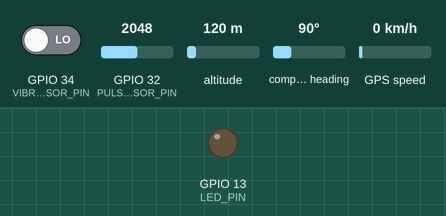
A sketch run on a simulated ESP32. Shown: output pins drawn as LEDs (lit = HIGH). The inputs (shaded band) are chosen by the test bench; at power-on: GPIO 32 (PULSE_SENSOR_PIN) = 2048, GPIO 34 (VIBRATION_SENSOR_PIN) LOW, altitude 120 m, compass heading 90°, GPS speed 0 km/h. WiFi joins after 1.5 s; servers stay silent unless stated; the GPS gets a fix after 3 s at 37.7749, -122.4194 with 8 satellites; what the sketch prints to the serial monitor is not drawn.

Above: at 0.1 s.
At 1.6 s:
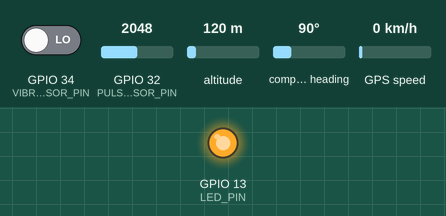
Timing chart, 0 to 3.1 s (numbered marks = the images above):
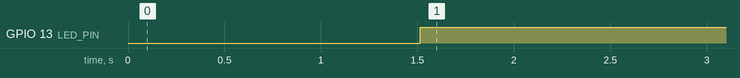

Measured:
- by itself, GPIO 13 (LED_PIN): LOW → HIGH at 1.5 s

The sketch:

sender.ino
```cpp
#include <TinyGPS++.h>
#include <WiFi.h>

#include <Firebase_ESP_Client.h>

#define API_KEY "AIzaSyD0CQ0e4sM8ElzYBumMYeOCj7jj3BHuKtM"
#define DATABASE_URL "autisim-718d2-default-rtdb.asia-southeast1.firebasedatabase.app"

const char* ssid = "fablab";
const char* password = "12345678";

FirebaseData fbdo;

FirebaseAuth auth;
FirebaseConfig config;

// تعريف مستشعر الاهتزاز
#define VIBRATION_SENSOR_PIN 34

// إعداد GPS
HardwareSerial gpsSerial(1);
TinyGPSPlus gps;
float latitude, longitude;

// تعريف مستشعر نبض القلب
#define PULSE_SENSOR_PIN 32 // تغيير الرقم حسب توصيل المستشعر
#define LED_PIN 13          // LED للإشارة إلى النبض
int Threshold = 550;

void setup() {
  Serial.begin(115200);

  // تهيئة المستشعرات
  pinMode(VIBRATION_SENSOR_PIN, INPUT);
  pinMode(LED_PIN, OUTPUT);
  gpsSerial.begin(9600, SERIAL_8N1, 16, 17);

  Serial.println("Sensors Initialized...");

  WiFi.begin(ssid, password);
  while (WiFi.status() != WL_CONNECTED) {
    delay(500);
    Serial.print(".");
  }
  Serial.println("\nWiFi connected");

  config.api_key = API_KEY;
  config.database_url = DATABASE_URL;

  /* Sign up */
  if (Firebase.signUp(&config, &auth, "", "")) {
    Serial.println("ok");
  } else {
    Serial.printf("%s\n", config.signer.signupError.message.c_str());
  }

  Firebase.begin(&config, &auth);
  Firebase.reconnectWiFi(true);
}

void loop() {
  // قراءة مستشعر الاهتزاز
  int vibrationState = digitalRead(VIBRATION_SENSOR_PIN);

  // قراءة بيانات GPS
  while (gpsSerial.available()) {
    if (gps.encode(gpsSerial.read())) {
      latitude = gps.location.lat();
      longitude = gps.location.lng();
    }
  }

  // قراءة مستشعر النبض
  int Signal = analogRead(PULSE_SENSOR_PIN);

  // تشغيل LED عند تجاوز العتبة
  digitalWrite(LED_PIN, Signal > Threshold ? HIGH : LOW);

  if (Firebase.ready()) {
    if(!Firebase.RTDB.setInt(&fbdo, "readings/heartrate", Signal))
      Serial.println("REASON: " + fbdo.errorReason());


    if(!Firebase.RTDB.setString(&fbdo, "readings/vibration", vibrationState ? "detected" : "undetected"))
      Serial.println("REASON: " + fbdo.errorReason());

    if(!Firebase.RTDB.setFloat(&fbdo, "readings/location/latitude", latitude))
      Serial.println("REASON: " + fbdo.errorReason());
    if(!Firebase.RTDB.setFloat(&fbdo, "readings/loation/longitude", longitude))
      Serial.println("REASON: " + fbdo.errorReason());
  }

  delay(1000);
}
```
